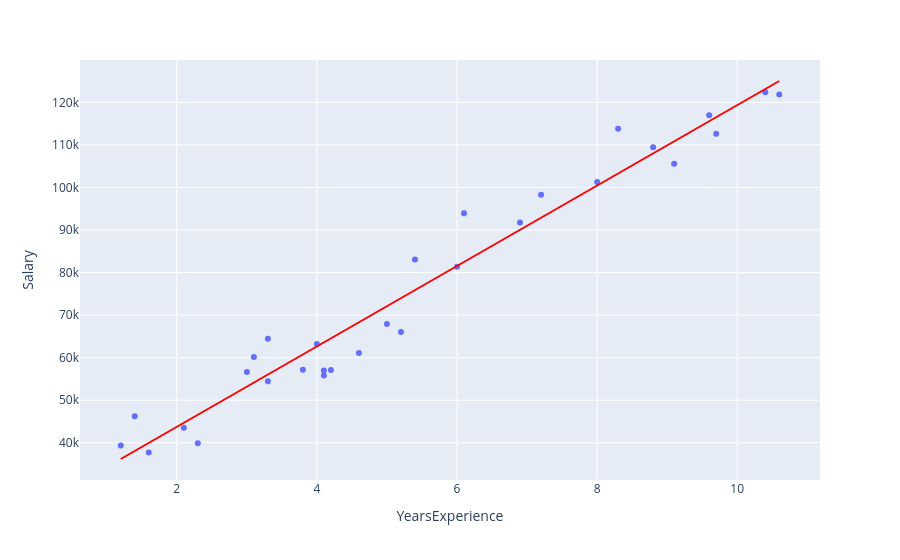

Notebook code cell kept with this figure:
### Code cell
px.scatter(data_frame= df, x= 'YearsExperience', y= 'Salary', trendline= 'ols', trendline_color_override= 'red')

### Figure 1 — Plotly figure (JSON) as saved in the notebook; plotly's stock layout.template omitted (floating-point values rounded to 4 significant figures)
{"data": [{"hovertemplate": "YearsExperience=%{x}<br>Salary=%{y}<extra></extra>", "legendgroup": "", "marker": {"color": "#636efa", "symbol": "circle"}, "mode": "markers", "name": "", "orientation": "v", "showlegend": false, "type": "scatter", "x": [1.2, 1.4, 1.6, 2.1, 2.3, 3, 3.1, 3.3, 3.3, 3.8, 4, 4.1, 4.1, 4.2, 4.6, 5, 5.2, 5.4, 6, 6.1, 6.9, 7.2, 8, 8.3, 8.8, 9.1, 9.6, 9.7, 10.4, 10.6], "xaxis": "x", "y": [39344, 46206, 37732, 43526, 39892, 56643, 60151, 54446, 64446, 57190, 63219, 55795, 56958, 57082, 61112, 67939, 66030, 83089, 81364, 93941, 91739, 98274, 101303, 113813, 109432, 105583, 116970, 112636, 122392, 121873], "yaxis": "y"}, {"hovertemplate": "<b>OLS trendline</b><br>Salary = 9449.96 * YearsExperience + 24848.2<br>R<sup>2</sup>=0.956957<br><br>YearsExperience=%{x}<br>Salary=%{y} <b>(trend)</b><extra></extra>", "legendgroup": "", "line": {"color": "red"}, "marker": {"color": "#636efa", "symbol": "circle"}, "mode": "lines", "name": "", "showlegend": false, "type": "scatter", "x": [1.2, 1.4, 1.6, 2.1, 2.3, 3, 3.1, 3.3, 3.3, 3.8, 4, 4.1, 4.1, 4.2, 4.6, 5, 5.2, 5.4, 6, 6.1, 6.9, 7.2, 8, 8.3, 8.8, 9.1, 9.6, 9.7, 10.4, 10.6], "xaxis": "x", "y": [36190.0, 38080.0, 39970.0, 44690.0, 46580.0, 53200.0, 54140.0, 56030.0, 56030.0, 60760.0, 62650.0, 63590.0, 63590.0, 64540.0, 68320.0, 72100.0, 73990.0, 75880.0, 81550.0, 82490.0, 90050.0, 92890.0, 100400.0, 103300.0, 108000.0, 110800.0, 115600.0, 116500.0, 123100.0, 125000.0], "yaxis": "y"}], "layout": {"legend": {"tracegroupgap": 0}, "margin": {"t": 60}, "xaxis": {"anchor": "y", "domain": [0, 1], "title": {"text": "YearsExperience"}}, "yaxis": {"anchor": "x", "domain": [0, 1], "title": {"text": "Salary"}}}}
